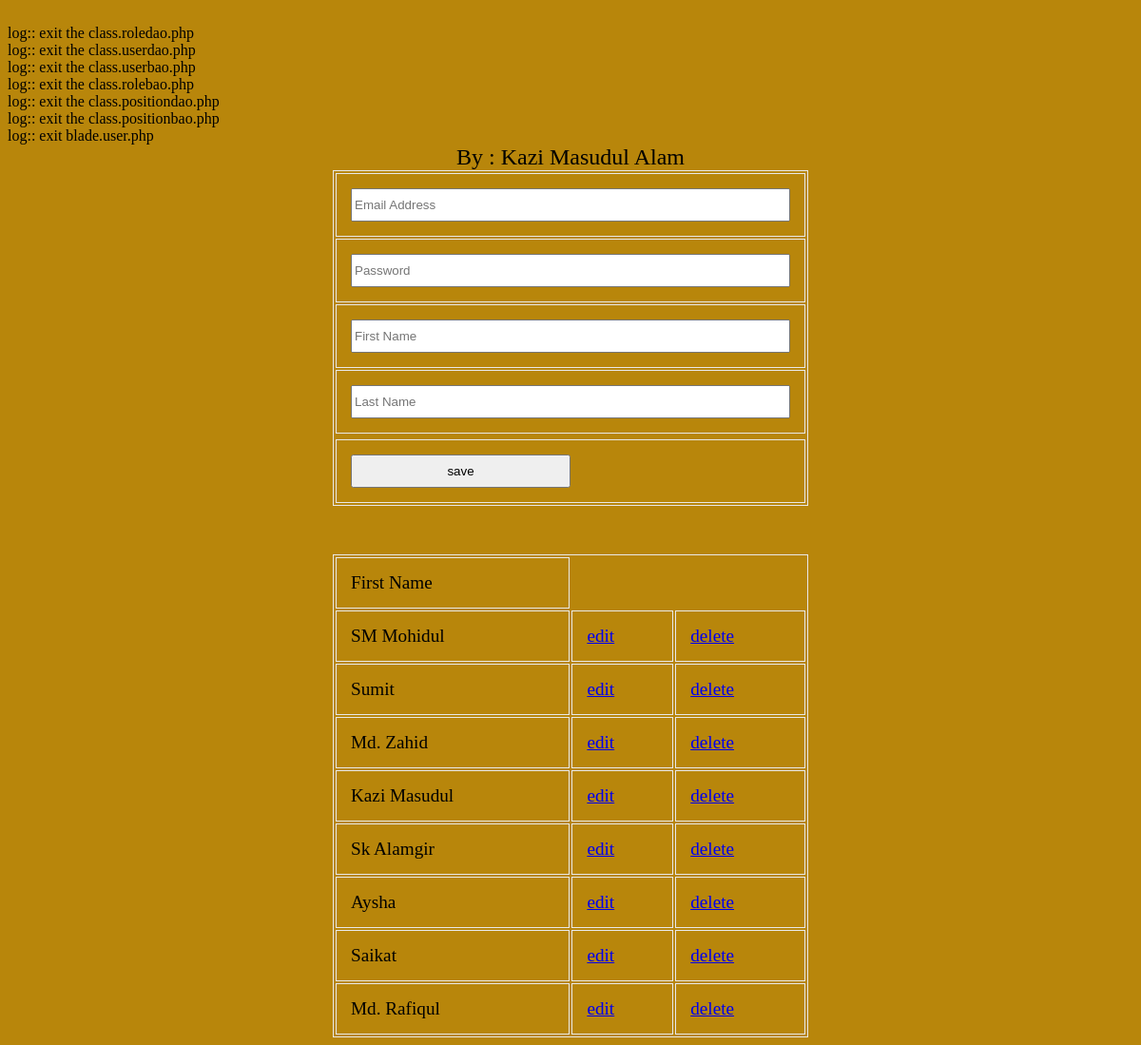
/modules/dash/view.user.php, run on the app's committed database.
### tables this page shows
CREATE TABLE IF NOT EXISTS `tbl_user` (
  `ID` varchar(40) NOT NULL,
  `UniversityID` varchar(20) NOT NULL,
  `Email` varchar(50) NOT NULL,
  `Password` varchar(20) NOT NULL,
  `FirstName` varchar(50) NOT NULL,
  `LastName` varchar(50) NOT NULL,
  `IsArchived` tinyint(1) NOT NULL,
  `IsDeleted` tinyint(1) NOT NULL,
  PRIMARY KEY (`ID`)
);

### util/class.util.php (called while the page is built, shortened)
<?php
class DBUtil implements I_DBUtil {
	private static $s_instance;
	private $_host;
	private $_username;
	private $_password;
	private $_database;
	protected $_connection;
	protected $_result;
	public static function getInstance() {
		if(!self::$s_instance) {
			self::$s_instance = new self();
		}
		return self::$s_instance;
	}
	private function readDBConfig(){
		$_config = ConfigUtil::getInstance();
		$this->_host = $_config->getDBHost();
		$this->_username = $_config->getDBUserName();
		$this->_password = $_config->getDBPassword();
		$this->_database = $_config->getDBName();
	}
	private function setConnection(){
		$this->_connection = new mysqli($this->_host, $this->_username,
			$this->_password, $this->_database);
	}
	public function doQuery($sql) {
		$this->_result = $this->_connection->query($sql) or die(mysqli_error($this->_result));
		return $this->_result;
	}
	public function getNumRows() {
		$this->_numRows = mysqli_num_rows($this->_result);
		return $this->_numRows;
	}
	public function getAllRows() {
		$rows = array();
		for($x = 0; $x < $this->getNumRows(); $x++) {
			$rows[] = mysqli_fetch_assoc($this->_result);
		}
		return $rows;
	}
}
class ConfigUtil implements I_DBConfig{
	public static $s_instance;
	private $_host;
	private $_username;
	private $_password;
	private $_database;
	public static function getInstance() {
		if(!self::$s_instance) {
			self::$s_instance = new self();
		}
		return self::$s_instance;
	}
	private function readDBConfig(){
		$ini_array = parse_ini_file("/../config/db.ini");
		$this->_host = $ini_array['host'];
		$this->_username = $ini_array['username'];
		$this->_password = $ini_array['password'];
		$this->_database = $ini_array['database'];
	}
	public function getDBHost(){
		return $this->_host;
	}
	public function getDBUserName(){
		return $this->_username;
	}
	public function getDBPassword(){
		return $this->_password;
	}
	public function getDBName(){
		return $this->_database;
	}
}
class LogUtil{
	private static $s_instance;
	public static function getInstance(){
		if(!self::$s_instance) {
			self::$s_instance = new self();
		}
		return self::$s_instance;
	}
}
?>

### common/class.common.php (called while the page is built, shortened)
<?php
class Result{
    private $_IsSuccess=0;
    private $_ResultObject;
    public function setIsSuccess($IsSuccess){
        $this->_IsSuccess = $IsSuccess;
    }
    public function getIsSuccess(){
        return $this->_IsSuccess;
    }
    public function setResultObject($ResultObject){
        $this->_ResultObject = $ResultObject;
    }
    public function getResultObject(){
        return $this->_ResultObject;
    }
}
class User{
    private $_ID;
    private $_FirstName;
    public function setID ( $ID ) {
        $this->_ID = $ID;
    }
    public function getID () {
        return $this->_ID;
    }
    public function setFirstName( $FirstName ) {
        $this->_FirstName = $FirstName;
    }
    public function getFirstName() {
        return $this->_FirstName;
    }
}
?>

### modules/dash/view.user.php (the view, shortened to what this page needs)
<?php
include_once 'blade/view.user.blade.php';
include_once '/../../common/class.common.php';
?>
<!DOCTYPE html PUBLIC "-//W3C//DTD XHTML 1.0 Transitional//EN" "http://www.w3.org/TR/xhtml1/DTD/xhtml1-transitional.dtd">
<html xmlns="http://www.w3.org/1999/xhtml">
	<head>
		<link rel="stylesheet" href="style.css" type="text/css" />
	</head>
<body>
<center>
	<div id="header">
		<label>By : Kazi Masudul Alam</a></label>
	</div>
	<div id="form">
		<form method="post">
			<table width="100%" border="1" cellpadding="15">
				<tr>
					<td><input type="text" name="txtEmail" placeholder="Email Address" value="<?php
					if(isset($_GET['edit'])) echo $globalUser->getEmail();  ?>" /></td>
				</tr>
				<tr>
					<td><input type="password" name="txtPassword" placeholder="Password" value="<?php
					if(isset($_GET['edit'])) echo $globalUser->getPassword();  ?>" /></td>
				</tr>
				<tr>
					<td><input type="text" name="txtFirstName" placeholder="First Name" value="<?php
					if(isset($_GET['edit'])) echo $globalUser->getFirstName();  ?>" /></td>
				</tr>
				<tr>
					<td><input type="text" name="txtLastName" placeholder="Last Name" value="<?php
					if(isset($_GET['edit'])) echo $globalUser->getLastName();  ?>" /></td>
				</tr>
				<tr>
					<td>
						<?php
						if(isset($_GET['edit']))
						{
							?>
							<button type="submit" name="update">update</button>
							<?php
						}
						else
						{
							?>
							<button type="submit" name="save">save</button>
							<?php
						}
						?>
					</td>
				</tr>
			</table>
		</form>
<br />
	<table width="100%" border="1" cellpadding="15" align="center">
	<?php
	$Result = $_UserBAO->getAllUsers();
	if($Result->getIsSuccess()){
		$UserList = $Result->getResultObject();
	?>
		<tr>
			<td>First Name</td>
		</tr>
		<?php
		for($i = 0; $i < sizeof($UserList); $i++) {
			$User = $UserList[$i];
			?>
		    <tr>
			    <td><?php echo $User->getFirstName(); ?></td>
			    <td><a href="?edit=<?php echo $User->getID(); ?>" onclick="return confirm('sure to edit !'); " >edit</a></td>
			    <td><a href="?del=<?php echo $User->getID(); ?>" onclick="return confirm('sure to delete !'); " >delete</a></td>
		    </tr>
	    <?php
		}
	}
	else{
		echo $Result->getResultObject();
	}
	?>
	</table>
	</div>
</center>
</body>
</html>

### modules/dash/style.css (style rules this page uses)
#form { width:500px; margin:0px auto; text-align:center; }
#form form input { width:100%; height:35px; }
form button { width:50%; height:35px; }
table,td { border:solid #e9e9e9 1px; }

### data on the page
tbl_user: FirstName "SM Mohidul"
tbl_user: FirstName "Sumit"
tbl_user: FirstName "Md. Zahid"
tbl_user: FirstName "Kazi Masudul"
tbl_user: FirstName "Sk Alamgir"
tbl_user: FirstName "Aysha"
tbl_user: FirstName "Saikat"
tbl_user: FirstName "Md. Rafiqul"
